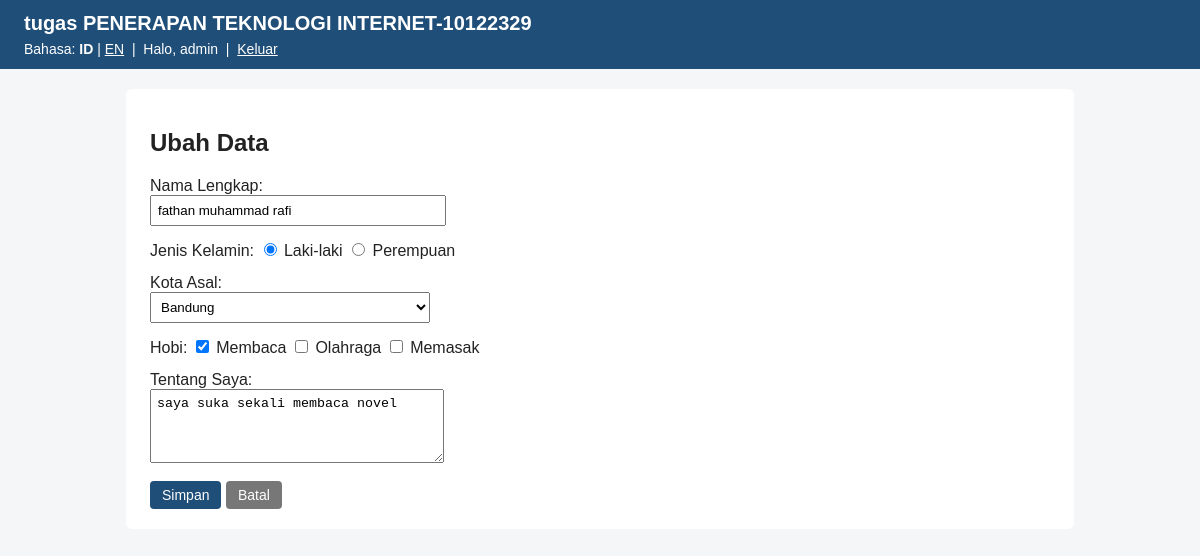
The app's page /edit.php?id=1 (signed in) with its own data.
### tables this page shows
CREATE TABLE `pendaftar` (
  `id` int(11) NOT NULL,
  `nama_lengkap` varchar(100) NOT NULL,
  `jenis_kelamin` enum('Laki-laki','Perempuan') NOT NULL,
  `kota_asal` varchar(50) NOT NULL,
  `hobi` set('Membaca','Olahraga','Memasak') DEFAULT NULL,
  `tentang_saya` text DEFAULT NULL,
  `created_at` timestamp NOT NULL DEFAULT current_timestamp()
);

### edit.php (called while the page is built, shortened)
<?php
require 'helper.php';
$id = filter_var($_GET['id'] ?? null, FILTER_VALIDATE_INT, ['options' => ['min_range' => 1]]);
$stmt = mysqli_prepare($conn, 'SELECT * FROM pendaftar WHERE id = ?');
mysqli_stmt_bind_param($stmt, 'i', $id);
mysqli_stmt_execute($stmt);
$row = mysqli_fetch_assoc(mysqli_stmt_get_result($stmt));
$data = [
    'nama_lengkap'  => $row['nama_lengkap'],
    'jenis_kelamin' => $row['jenis_kelamin'],
    'kota_asal'     => $row['kota_asal'],
    'hobi'          => $row['hobi'] ? explode(',', $row['hobi']) : [],
    'tentang_saya'  => $row['tentang_saya'],
];
include '_form.php';

### _form.php (the view, shortened to what this page needs)
<form method="POST" novalidate>
    <p class="baris">
        <label for="nama"><?= e(t('nama')) ?>:</label><br>
        <input type="text" id="nama" name="nama_lengkap" value="<?= e($data['nama_lengkap']) ?>">
    </p>
    <p class="baris">
        <?= e(t('jk')) ?>:
        <?php foreach (['Laki-laki', 'Perempuan'] as $opsi): ?>
            <label>
                <input type="radio" name="jenis_kelamin" value="<?= e($opsi) ?>"
                    <?= $data['jenis_kelamin'] === $opsi ? 'checked' : '' ?>>
                <?= e(t('jk_' . $opsi)) ?>
            </label>
        <?php endforeach; ?>
    </p>
    <p class="baris">
        <label for="kota"><?= e(t('kota')) ?>:</label><br>
        <select id="kota" name="kota_asal">
            <?php foreach (DAFTAR_KOTA as $kota): ?>
                <option value="<?= e($kota) ?>" <?= $data['kota_asal'] === $kota ? 'selected' : '' ?>>
                    <?= e($kota) ?>
                </option>
            <?php endforeach; ?>
        </select>
    </p>
    <p class="baris">
        <?= e(t('hobi')) ?>:
        <?php foreach (DAFTAR_HOBI as $opsi): ?>
            <label>
                <input type="checkbox" name="hobi[]" value="<?= e($opsi) ?>"
                    <?= in_array($opsi, $data['hobi'], true) ? 'checked' : '' ?>>
                <?= e(t('hobi_' . $opsi)) ?>
            </label>
        <?php endforeach; ?>
    </p>
    <p class="baris">
        <label for="tentang"><?= e(t('tentang')) ?>:</label><br>
        <textarea id="tentang" name="tentang_saya" rows="4"><?= e($data['tentang_saya']) ?></textarea>
    </p>
    <button type="submit" class="btn"><?= e(t('simpan')) ?></button>
    <a href="index.php" class="btn abu"><?= e(t('batal')) ?></a>
</form>

### helper.php (style rules this page uses)
body { font-family: Arial, sans-serif; margin: 0; background: #f4f6f8; color: #222; }
.btn { display: inline-block; padding: 6px 12px; background: #1f4e79; color: #fff; border: 0; border-radius: 4px; text-decoration: none; cursor: pointer; font-size: 14px; }
.btn.abu { background: #777; }
p.baris { margin: 14px 0; }
input[type=text], input[type=password], select, textarea { padding: 6px; width: 280px; max-width: 100%; }

### records on screen
pendaftar: nama_lengkap "fathan muhammad rafi", jenis_kelamin "☑ Laki-laki", jenis_kelamin "Laki-laki", jenis_kelamin "☐ Perempuan", tentang_saya "saya suka sekali membaca novel"

### other values on screen
t('bahasa') "Bahasa"
t('halo') "Halo"
$_SESSION['username'] "admin"
t('keluar') "Keluar"
$judul "Ubah Data"
t('nama') "Nama Lengkap"
t('jk') "Jenis Kelamin"
t('jk_' . $opsi) "Perempuan"
t('kota') "Kota Asal"
t('hobi') "Hobi"
t('hobi_' . $opsi) "Membaca"
t('hobi_' . $opsi) "Olahraga"
t('hobi_' . $opsi) "Memasak"
t('tentang') "Tentang Saya"
t('simpan') "Simpan"
